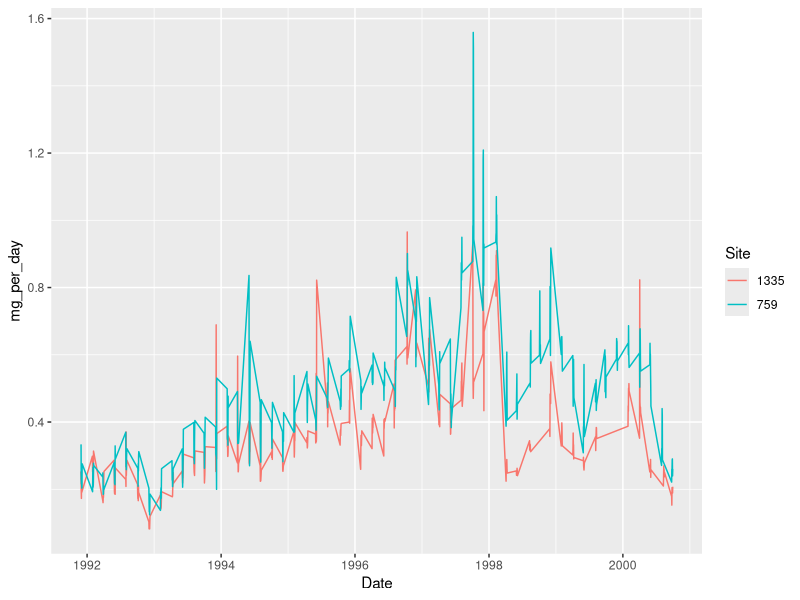
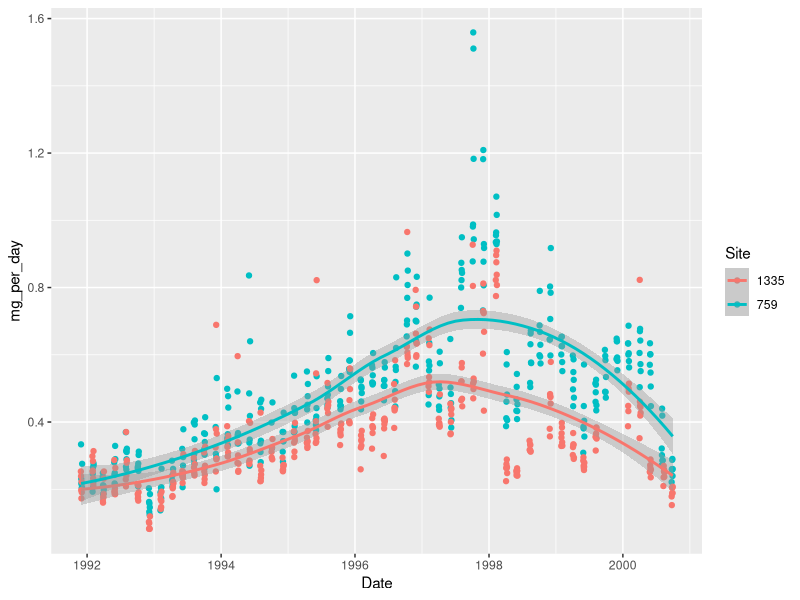
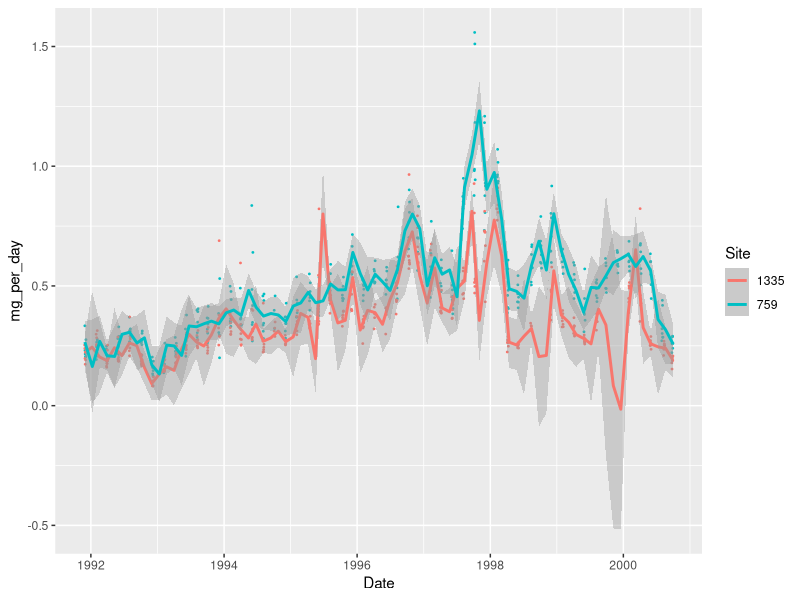

Generate these figures, in order, with R:
## ---- chunk 1
knitr::opts_chunk$set(collapse = TRUE, warnings = FALSE)
## ---- chunk 2
library(tidyverse)
library(lubridate)
## ---- chunk 3
# load the package
library(readxl)
# only import the second sheet
analytes <- read_excel("data/analytes_data.xlsx",
                       sheet = 2)
## ---- chunk 4
# excel_sheets() shows the sheet names
excel_sheets("data/analytes_data.xlsx")
analytes <- read_excel("data/analytes_data.xlsx", sheet = "Site_759")
## ---- chunk 5
head(analytes)
## ---- chunk 6
# only keep sheet names that contain actual data
sheets <- excel_sheets("data/analytes_data.xlsx")[2:3]
# map the reading to each sheet
library(purrr)
analytes <- map_dfr(sheets,
                    ~ read_excel("data/analytes_data.xlsx", sheet = .x))
## ---- chunk 7
# all same compound
analytes$Analyte <- "x"
## ---- chunk 8
library(dplyr)
analytes <- rename(analytes, Site = 1, Date = 3, mg_per_day = 4)
## ---- chunk 9
analytes <- mutate(analytes, Site = as.character(Site))
## ---- chunk 10
write.csv(analytes, "data/analytes_data_clean.csv",
          row.names = FALSE)
## ---- chunk 11
library(ggplot2)
ggplot(analytes,             # data
       aes(x = Date,         # mapping of aesthetics
           y = mg_per_day,
           colour = Site)) + # (separate by site)
  geom_line()                # geometry
## ---- chunk 12
ggplot(analytes, aes(x = Date, y = mg_per_day, colour = Site)) +
  geom_point() +
  geom_smooth()
## ---- chunk 13
ggplot(analytes, aes(x = Date, y = mg_per_day, colour = Site)) +
  geom_point(size = 0.3) + # smaller points
  geom_smooth(span = 0.05) # follow the data more closely
## ---- chunk 14
# chem <- read_csv("tailored_data_R.csv") 
# head(chem)
## ---- chunk 15
# chem$`Site code` <- as.factor(chem$`Site code`)
# chem$Analyte <- as.factor(chem$Analyte)
# chem$Date <- as.Date(chem$Date, format =  "%d/%m/%Y")
# 
# head(chem)
## ---- chunk 16
# ggplot(data = chem,
#        aes(x = Date,
#            y = `mg/day`)) +
#    geom_point()
